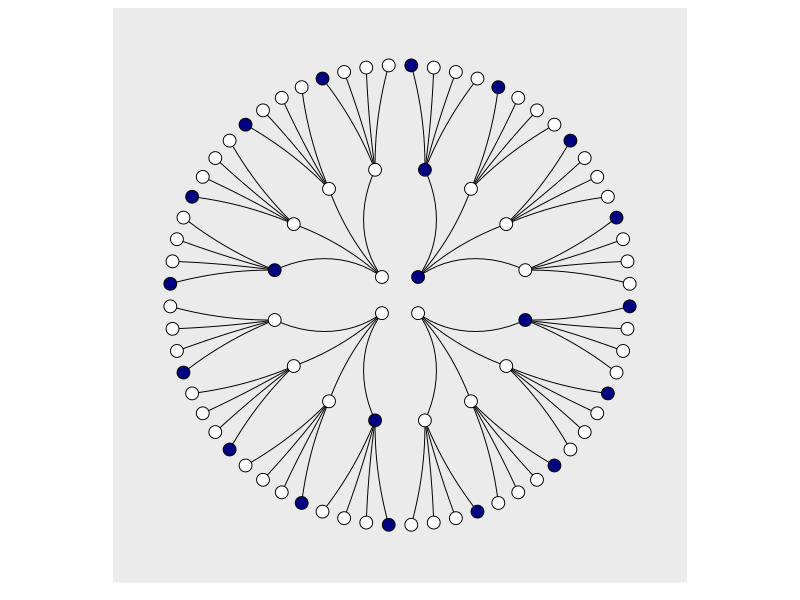
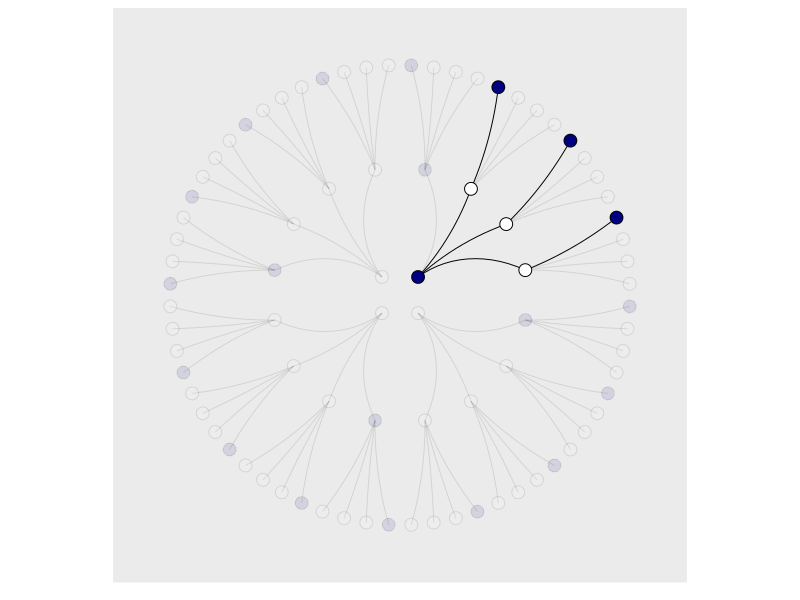
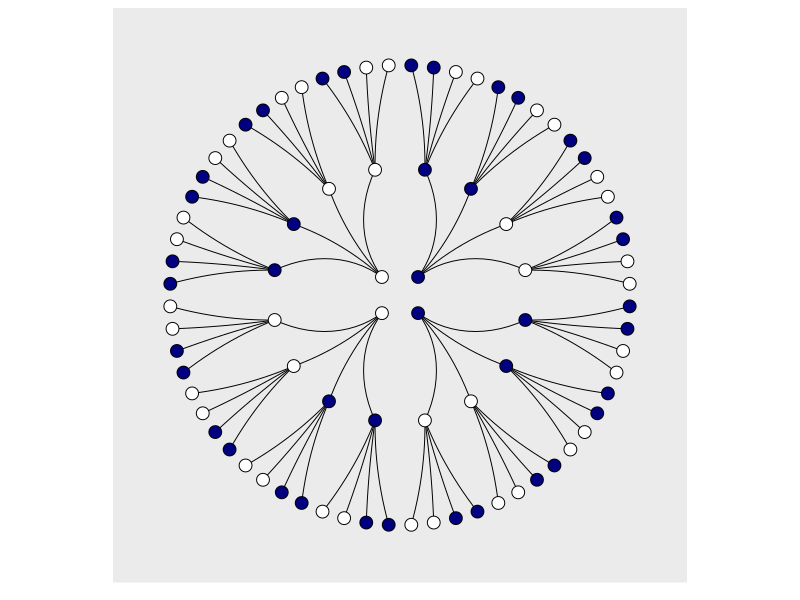

Recreate these plots in R, in order.
## ---- chunk 1
library(tidyverse)
## ---- chunk 2
d <- tibble(
  position = c((1:4^1) / 4^0, 
                      (1:4^2) / 4^1, 
                      (1:4^3) / 4^2),
         draw     = rep(1:3, times = c(4^1, 4^2, 4^3)),
         fill     = rep(c("b", "w"), times = c(1, 3)) %>% 
           rep(., times = c(4^0 + 4^1 + 4^2))
    )

lines_1 <-  tibble(
  x = rep((1:4), each = 4),
         xend = ((1:4^2) / 4),
         y    = 1,
         yend = 2)

lines_2 <- tibble(
  x    = rep(((1:4^2) / 4), each = 4),
         xend = (1:4^3) / (4^2),
         y    = 2,
         yend = 3
         )

d <- d %>% 
  mutate(denominator = ifelse(draw == 1, .5,
                              ifelse(draw == 2, .5 / 4,
                                     .5 / 4^2))) %>% 
  mutate(position    = position - denominator)

lines_1 <- lines_1 %>% 
  mutate(
    x    = x - .5,
         xend = xend - .5 / 4^1
  )

lines_2 <- lines_2 %>%
  mutate(
    x    = x - .5 / 4^1,
         xend = xend - .5 / 4^2)
## ---- chunk 3
d %>% 
  ggplot(aes(x = position, y = draw)) +
  geom_segment(data  = lines_1,
               aes(x = x, xend = xend,
                   y = y, yend = yend),
               size  = 1/3) +
  geom_segment(data  = lines_2,
               aes(x = x, xend = xend,
                   y = y, yend = yend),
               size  = 1/3) +
  geom_point(aes(fill = fill),
             shape = 21, size = 4) +
  scale_fill_manual(values  = c("navy", "white")) +
  scale_x_continuous(NULL, limits = c(0, 4), breaks = NULL) +
  scale_y_continuous(NULL, limits = c(0.75, 3), breaks = NULL) +
  theme(panel.grid      = element_blank(),
        legend.position = "none") +
  coord_polar()
## ---- chunk 4
lines_1 <-
  lines_1 %>% 
  mutate(remain = c(rep(0:1, times = c(1, 3)),
                    rep(0,   times = 4 * 3)))

lines_2 <-
  lines_2 %>% 
  mutate(remain = c(rep(0,   times = 4),
                    rep(1:0, times = c(1, 3)) %>% 
                      rep(., times = 3),
                    rep(0,   times = 12 * 4)))

d <-
  d %>% 
  mutate(remain = c(rep(1:0, times = c(1, 3)),
                    rep(0:1, times = c(1, 3)),
                    rep(0,   times = 4 * 4),
                    rep(1:0, times = c(1, 3)) %>% 
                      rep(., times = 3),
                    rep(0,   times = 12 * 4))) 

# finally, the plot:
d %>% 
  ggplot(aes(x = position, y = draw)) +
  geom_segment(data = lines_1,
               aes(
                 x = x, xend = xend,
                 y = y, yend = yend,
                 alpha = remain %>% as.character()),
                size  = 1/3
               ) +
  geom_segment(data  = lines_2,
               aes(x = x, xend = xend,
                   y = y, yend = yend,
                   alpha = remain %>% as.character()),
               size  = 1/3) +
  geom_point(aes(fill = fill, alpha = remain %>% as.character()),
             shape = 21, size = 4) +
  # it's the alpha parameter that makes elements semitransparent
  scale_alpha_manual(values = c(1/10, 1)) +
  scale_fill_manual(values  = c("navy", "white")) +
  scale_x_continuous(NULL, limits = c(0, 4), breaks = NULL) +
  scale_y_continuous(NULL, limits = c(0.75, 3), breaks = NULL) +
  theme(panel.grid      = element_blank(),
        legend.position = "none") +
  coord_polar()
## ---- chunk 5
n <- 4
sn <- 3
c(
  (1:n^1) / n^0,
  (1:n^2) / n^1, 
  (1:n^3) / n^2
)
## ---- chunk 6
draw_garden <- function(n, blue, smpl) {
    sn <- length(smpl)

    positions_lst <- sapply(1:sn, function(x) (1:(n^x)) / n^(x-1))
    positions <- unlist(positions_lst)
    draws <- rep(1:sn, times = n^(1:sn))
    print(positions)
    print(draws)

    d <- tibble(
        position = positions,
        draw = rep(
          1:sn,
          times = n^(1:sn)
          ),
        fill = rep(
          c("b", "w"),
          times = c(blue, n - blue)
          ) %>% 
           rep(., 
            # times = c(n^0 + n^1 + n^2)
            times = sum(n^(0:(sn-1)))
           )
    )

    lines_1 <-  tibble(
        x = rep((1:n), each = n),
        xend = ((1:n^2) / n),
        y = 1,
        yend = 2
        )

    lines_2 <- tibble(
        x = rep(((1:n^2) / n), each = n),
        xend = (1:n^3) / (n^2),
        y    = 2,
        yend = 3
        )

    d <- d %>% 
        mutate(
            denominator = ifelse(draw == 1, .5,
                                ifelse(draw == 2, .5 / n,
                                        .5 / n^2))) %>% 
        mutate(
            position = position - denominator
            )

    lines_1 <- lines_1 %>% 
    mutate(
        x    = x - .5,
            xend = xend - .5 / n^1
    )

    lines_2 <- lines_2 %>%
    mutate(
        x    = x - .5 / n^1,
            xend = xend - .5 / n^2)

    d %>% 
    ggplot(aes(x = position, y = draw)) +
    geom_segment(data  = lines_1,
                aes(x = x, xend = xend,
                    y = y, yend = yend),
                size  = 1/3) +
    geom_segment(data  = lines_2,
                aes(x = x, xend = xend,
                    y = y, yend = yend),
                size  = 1/3) +
    geom_point(aes(fill = fill),
                shape = 21, size = 4) +
    scale_fill_manual(values  = c("navy", "white")) +
    scale_x_continuous(NULL, limits = c(0, 4), breaks = NULL) +
    scale_y_continuous(NULL, limits = c(0.75, 3), breaks = NULL) +
    theme(panel.grid      = element_blank(),
            legend.position = "none") +
    coord_polar()
}
## ---- chunk 7
draw_garden(n = 4, blue=2, smpl=c(0, 1, 0, 1))
## ---- chunk 8
rep(c("b", "w"), times = c(1, 3)) %>% 
           rep(., times = c(4^0 + 4^1 + 4^2))
